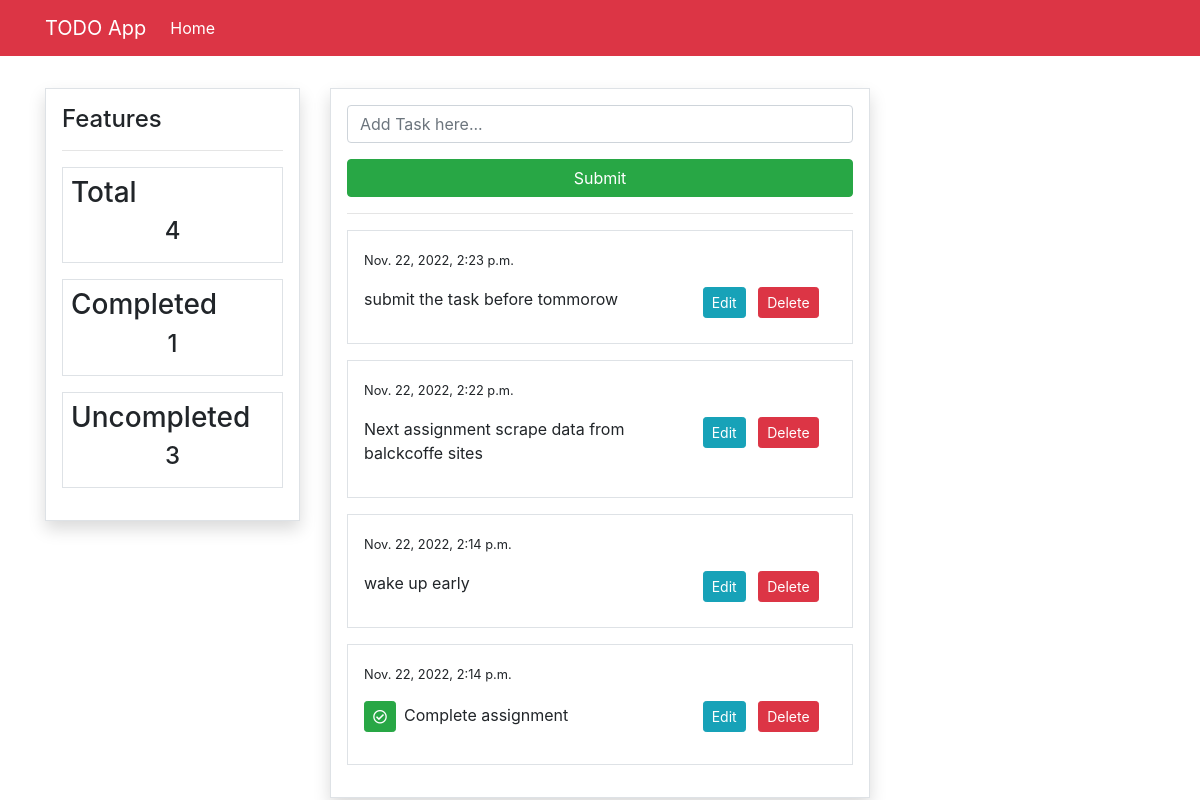
The page / on the database its author committed.
### todos/models.py (models this page shows, shortened)
class Task(models.Model):
    content = models.CharField(max_length=50)
    date_created = models.DateTimeField(auto_now_add=True)
    complete = models.BooleanField(default=False)
    class Meta:
        ordering = ['-date_created']

### todos/views.py (the view)
# urls.py: path('', views.index, name='todos-index'),
def index(request):
    todos = Task.objects.all()
    count_todos = todos.count()
    completed_todo = Task.objects.filter(complete=True)
    count_completed_todo = completed_todo.count()
    uncompleted = count_todos - count_completed_todo
    if request.method == 'POST':
        form = TaskForm(request.POST)
        if form.is_valid():
            form.save()
            return redirect('/')
    else:
        form = TaskForm()
    context = {
        'todos': todos,
        'form': form,
        'count_todos': count_todos,
        'count_completed_todo': count_completed_todo,
        'uncompleted': uncompleted,
    }
    return render(request, 'todos/index.html', context)

### todos/forms.py
class TaskForm(forms.ModelForm):
    content = forms.CharField(
        label='', widget=forms.TextInput(attrs={'placeholder': 'Add Task here...'}))
    class Meta:
        model = Task
        fields = ['content']

### templates/todos/index.html (shortened to what this page needs)
{% extends 'partials/base.html' %}
{% load crispy_forms_tags %}
{% block content %}
<div class="border p-3 shadow">
    <form method="POST">
        {{ form|crispy }}
        <button type="submit" class="btn btn-success btn-block">Submit</button>
    </form>
    <hr>
    {% for todo in todos %}
    <div class="border bg-muted p-3 mb-3">
        <p> <small>{{ todo.date_created }}</small></p>
        <div class="row">
            <div class="col-md-8">
                {% if todo.complete == True %}
                <p><span class="btn btn-success btn-sm mr-2"><i class="far fa-check-circle"></i>
                    </span></i>{{ todo.content }}</p>
                {% else %}
                <p>{{ todo.content }}</p>
                {% endif %}
            </div>
            <div class="col-md-4">
                <a class="btn btn-info btn-sm mx-1" href="{% url 'todos-update' todo.id %}">Edit</a>
                <a class="btn btn-danger btn-sm mx-1" href="{% url 'todos-delete' todo.id %}">Delete</a>
            </div>
        </div>
    </div>
    {% endfor %}
</div>
{% endblock %}

### templates/partials/base.html (shortened to what this page needs)
<!doctype html>
<html lang="en">
<head>
    <link rel="stylesheet" href="https://cdn.jsdelivr.net/npm/bootstrap@4.6.0/dist/css/bootstrap.min.css"
>
    <link rel="stylesheet" href="https://use.fontawesome.com/releases/v5.15.2/css/all.css"
>
</head>
<body>
    {% include 'partials/nav.html' %}
    <div class="container">
        <div class="row mt-3 pt-3">
            <div class="col-md-3">
                {% include 'partials/aside.html' %}
            </div>
            <div class="col-md-6">
                {% block content %}
                {% endblock %}
            </div>
            <div class="col-md-3">
            </div>
        </div>
    </div>
</body>
</html>

### templates/partials/nav.html (shortened to what this page needs)
<nav class="navbar navbar-expand-lg navbar-info bg-danger">
    <div class="container text-white">
        <a class="navbar-brand text-white" href="#">TODO App</a>
        <div class="collapse navbar-collapse text-white" id="navbarSupportedContent">
            <ul class="navbar-nav mr-auto">
                <li class="nav-item active">
                    <a class="nav-link text-white" href="{% url 'todos-index' %}">Home </a>
                </li>
            </ul>
        </div>
    </div>
</nav>

### templates/partials/aside.html
<div class="border p-3 shadow">
    <h4>Features</h4>
    <hr>
    <div class="border mb-3 p-2">
        <h3>Total</h3>
        <h4 class="text-center">{{ count_todos }}</h4>
    </div>
    <div class="border mb-3 p-2">
        <h3>Completed</h3>
        <h4 class="text-center">{{ count_completed_todo }}</h4>
    </div>
    <div class="border mb-3 p-2">
        <h3>Uncompleted</h3>
        <h4 class="text-center">{{ uncompleted }}</h4>
    </div>
</div>

### rows shown on the page
Task: date_created "Nov. 22, 2022, 2:23 p.m.", content "submit the task before tommorow"
Task: date_created "Nov. 22, 2022, 2:22 p.m.", content "Next assignment scrape data from balckcoffe sites"
Task: date_created "Nov. 22, 2022, 2:14 p.m.", content "wake up early"
Task: date_created "Nov. 22, 2022, 2:14 p.m.", content "Complete assignment"

### other values the page prints
{{ count_todos }} "4"
{{ count_completed_todo }} "1"
{{ uncompleted }} "3"
